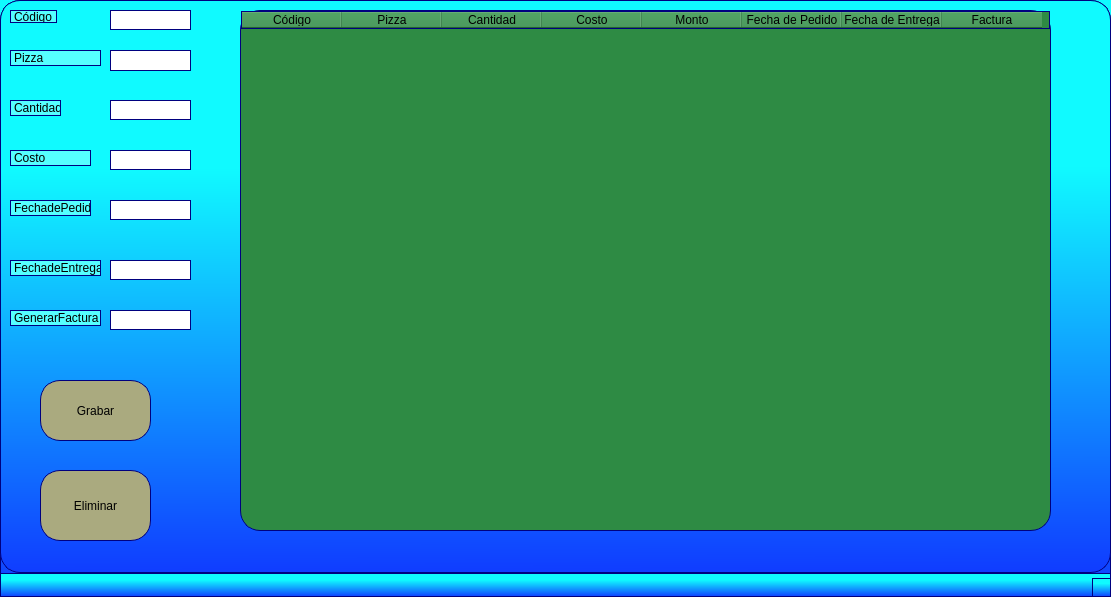
<?xml version="1.0" encoding="UTF-8"?>
<ui version="4.0">
 <class>Ventas</class>
 <widget class="QMainWindow" name="Ventas">
  <property name="geometry">
   <rect>
    <x>0</x>
    <y>0</y>
    <width>1111</width>
    <height>597</height>
   </rect>
  </property>
  <property name="windowTitle">
   <string>Sistema de Pedidos</string>
  </property>
  <property name="styleSheet">
   <string notr="true">
background-color: qlineargradient(spread:reflect, x1:0.502127, y1:0, x2:0.508, y2:1, stop:0.290837 rgba(16, 250, 255, 255), stop:1 rgba(16, 60, 255, 255));

border-radius:20px;

border:1px solid #00007f;
</string>
  </property>
  <widget class="QWidget" name="centralwidget">
   <widget class="QLabel" name="label">
    <property name="geometry">
     <rect>
      <x>10</x>
      <y>10</y>
      <width>47</width>
      <height>13</height>
     </rect>
    </property>
    <property name="styleSheet">
     <string notr="true">background-color: rgb(85, 255, 255);</string>
    </property>
    <property name="text">
     <string>Código</string>
    </property>
   </widget>
   <widget class="QLineEdit" name="lneCodigo">
    <property name="geometry">
     <rect>
      <x>110</x>
      <y>10</y>
      <width>81</width>
      <height>20</height>
     </rect>
    </property>
    <property name="styleSheet">
     <string notr="true">background-color: rgb(255, 255, 255);</string>
    </property>
   </widget>
   <widget class="QLineEdit" name="lnePizza">
    <property name="geometry">
     <rect>
      <x>110</x>
      <y>50</y>
      <width>81</width>
      <height>21</height>
     </rect>
    </property>
    <property name="styleSheet">
     <string notr="true">background-color: rgb(255, 255, 255);</string>
    </property>
   </widget>
   <widget class="QLabel" name="label_2">
    <property name="geometry">
     <rect>
      <x>10</x>
      <y>50</y>
      <width>91</width>
      <height>16</height>
     </rect>
    </property>
    <property name="styleSheet">
     <string notr="true">background-color: rgb(85, 255, 255);</string>
    </property>
    <property name="text">
     <string>Pizza</string>
    </property>
   </widget>
   <widget class="QLineEdit" name="lneCantidad">
    <property name="geometry">
     <rect>
      <x>110</x>
      <y>100</y>
      <width>81</width>
      <height>20</height>
     </rect>
    </property>
    <property name="styleSheet">
     <string notr="true">background-color: rgb(255, 255, 255);</string>
    </property>
   </widget>
   <widget class="QLabel" name="label_4">
    <property name="geometry">
     <rect>
      <x>10</x>
      <y>100</y>
      <width>51</width>
      <height>16</height>
     </rect>
    </property>
    <property name="styleSheet">
     <string notr="true">background-color: rgb(85, 255, 255);</string>
    </property>
    <property name="text">
     <string>Cantidad</string>
    </property>
   </widget>
   <widget class="QPushButton" name="btnGrabar">
    <property name="geometry">
     <rect>
      <x>40</x>
      <y>380</y>
      <width>111</width>
      <height>61</height>
     </rect>
    </property>
    <property name="styleSheet">
     <string notr="true">background-color: rgb(255, 55, 55);
background-color: rgb(170, 170, 127);</string>
    </property>
    <property name="text">
     <string>Grabar</string>
    </property>
   </widget>
   <widget class="QPushButton" name="btnEliminar">
    <property name="geometry">
     <rect>
      <x>40</x>
      <y>470</y>
      <width>111</width>
      <height>71</height>
     </rect>
    </property>
    <property name="styleSheet">
     <string notr="true">background-color: rgb(170, 170, 127);</string>
    </property>
    <property name="text">
     <string>Eliminar</string>
    </property>
   </widget>
   <widget class="QTableWidget" name="tblVentas">
    <property name="geometry">
     <rect>
      <x>240</x>
      <y>10</y>
      <width>811</width>
      <height>521</height>
     </rect>
    </property>
    <property name="styleSheet">
     <string notr="true">background-color: rgb(46, 139, 68);</string>
    </property>
    <property name="alternatingRowColors">
     <bool>true</bool>
    </property>
    <property name="selectionMode">
     <enum>QAbstractItemView::SingleSelection</enum>
    </property>
    <property name="selectionBehavior">
     <enum>QAbstractItemView::SelectRows</enum>
    </property>
    <column>
     <property name="text">
      <string>Código</string>
     </property>
    </column>
    <column>
     <property name="text">
      <string>Pizza</string>
     </property>
    </column>
    <column>
     <property name="text">
      <string>Cantidad</string>
     </property>
    </column>
    <column>
     <property name="text">
      <string>Costo</string>
     </property>
    </column>
    <column>
     <property name="text">
      <string>Monto</string>
     </property>
    </column>
    <column>
     <property name="text">
      <string>Fecha de Pedido</string>
     </property>
    </column>
    <column>
     <property name="text">
      <string>Fecha de Entrega</string>
     </property>
    </column>
    <column>
     <property name="text">
      <string>Factura</string>
     </property>
    </column>
   </widget>
   <widget class="QLineEdit" name="lneFechadePedido">
    <property name="geometry">
     <rect>
      <x>110</x>
      <y>200</y>
      <width>81</width>
      <height>20</height>
     </rect>
    </property>
    <property name="styleSheet">
     <string notr="true">background-color: rgb(255, 255, 255);</string>
    </property>
   </widget>
   <widget class="QLabel" name="label_5">
    <property name="geometry">
     <rect>
      <x>10</x>
      <y>200</y>
      <width>81</width>
      <height>16</height>
     </rect>
    </property>
    <property name="styleSheet">
     <string notr="true">background-color: rgb(85, 255, 255);</string>
    </property>
    <property name="text">
     <string>FechadePedido</string>
    </property>
   </widget>
   <widget class="QLabel" name="label_6">
    <property name="geometry">
     <rect>
      <x>10</x>
      <y>150</y>
      <width>81</width>
      <height>16</height>
     </rect>
    </property>
    <property name="styleSheet">
     <string notr="true">background-color: rgb(85, 255, 255);</string>
    </property>
    <property name="text">
     <string>Costo</string>
    </property>
   </widget>
   <widget class="QLineEdit" name="lneCosto">
    <property name="geometry">
     <rect>
      <x>110</x>
      <y>150</y>
      <width>81</width>
      <height>20</height>
     </rect>
    </property>
    <property name="styleSheet">
     <string notr="true">background-color: rgb(255, 255, 255);</string>
    </property>
   </widget>
   <widget class="QLabel" name="label_7">
    <property name="geometry">
     <rect>
      <x>10</x>
      <y>260</y>
      <width>91</width>
      <height>16</height>
     </rect>
    </property>
    <property name="styleSheet">
     <string notr="true">background-color: rgb(85, 255, 255);</string>
    </property>
    <property name="text">
     <string>FechadeEntrega</string>
    </property>
   </widget>
   <widget class="QLineEdit" name="lneFechadeEntrega">
    <property name="geometry">
     <rect>
      <x>110</x>
      <y>260</y>
      <width>81</width>
      <height>20</height>
     </rect>
    </property>
    <property name="styleSheet">
     <string notr="true">background-color: rgb(255, 255, 255);</string>
    </property>
   </widget>
   <widget class="QLineEdit" name="lneFactura">
    <property name="geometry">
     <rect>
      <x>110</x>
      <y>310</y>
      <width>81</width>
      <height>20</height>
     </rect>
    </property>
    <property name="styleSheet">
     <string notr="true">background-color: rgb(255, 255, 255);</string>
    </property>
    <property name="text">
     <string/>
    </property>
   </widget>
   <widget class="QLabel" name="label_8">
    <property name="geometry">
     <rect>
      <x>10</x>
      <y>310</y>
      <width>91</width>
      <height>16</height>
     </rect>
    </property>
    <property name="styleSheet">
     <string notr="true">background-color: rgb(85, 255, 255);</string>
    </property>
    <property name="text">
     <string>GenerarFactura</string>
    </property>
   </widget>
   <widget class="QLabel" name="label_3">
    <property name="geometry">
     <rect>
      <x>240</x>
      <y>310</y>
      <width>811</width>
      <height>251</height>
     </rect>
    </property>
    <property name="styleSheet">
     <string notr="true">background-color:rgba(0,0,0,0%);
border:None;</string>
    </property>
    <property name="text">
     <string/>
    </property>
    <property name="pixmap">
     <pixmap>../../../../imagenes del qtdesigner/pizzas-mobile_v3.png</pixmap>
    </property>
    <property name="scaledContents">
     <bool>true</bool>
    </property>
   </widget>
   <zorder>label</zorder>
   <zorder>lneCodigo</zorder>
   <zorder>lnePizza</zorder>
   <zorder>label_2</zorder>
   <zorder>lneCantidad</zorder>
   <zorder>label_4</zorder>
   <zorder>btnGrabar</zorder>
   <zorder>btnEliminar</zorder>
   <zorder>lneFechadePedido</zorder>
   <zorder>label_5</zorder>
   <zorder>label_6</zorder>
   <zorder>lneCosto</zorder>
   <zorder>label_7</zorder>
   <zorder>lneFechadeEntrega</zorder>
   <zorder>tblVentas</zorder>
   <zorder>lneFactura</zorder>
   <zorder>label_8</zorder>
   <zorder>label_3</zorder>
  </widget>
  <widget class="QStatusBar" name="statusbar"/>
 </widget>
 <tabstops>
  <tabstop>lneCodigo</tabstop>
  <tabstop>lnePizza</tabstop>
  <tabstop>lneFechadePedido</tabstop>
  <tabstop>lneCantidad</tabstop>
  <tabstop>btnGrabar</tabstop>
  <tabstop>btnEliminar</tabstop>
  <tabstop>tblVentas</tabstop>
 </tabstops>
 <resources/>
 <connections/>
</ui>
